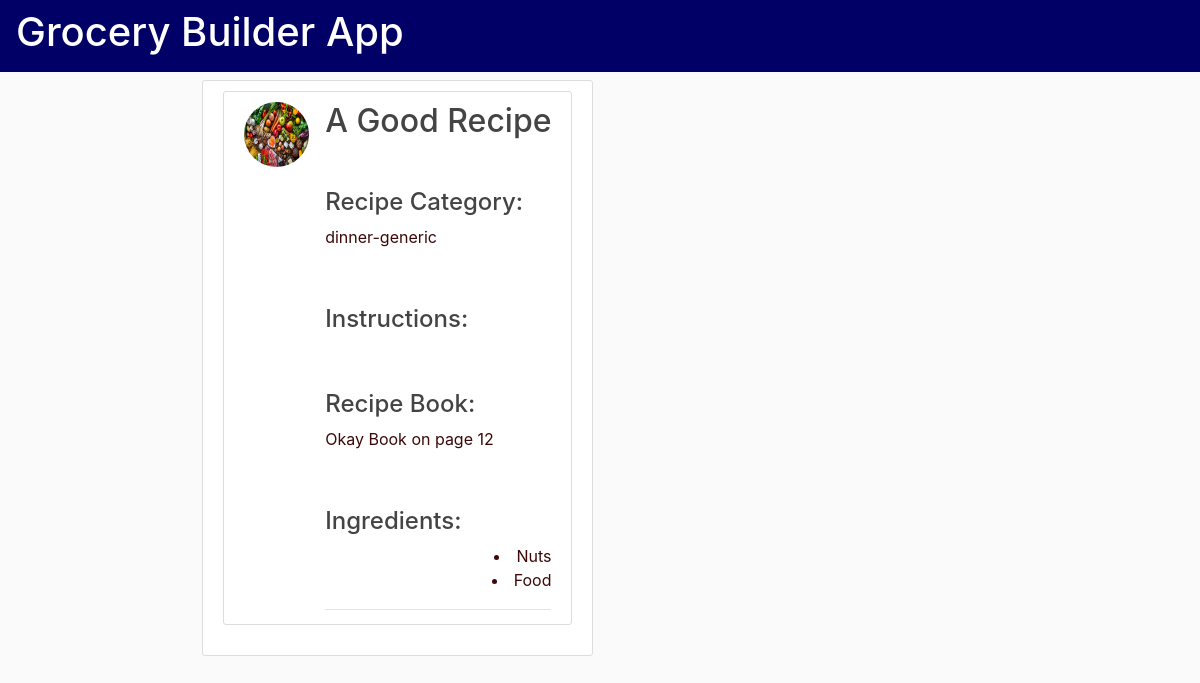
/recipe_list/18, run on the app's committed database.
### recipes/models.py (models this page shows, shortened)
class Recipe(models.Model):
    recipe_name = models.CharField(max_length=100)
    recipe_category = models.ForeignKey(
        'components.RecipeCategory', on_delete=models.CASCADE, related_name='recipe_category')
    recipe_image = models.ImageField(
        blank=True, null=True, default="default.jpg", upload_to="recipe_pics/")
    recipe_instructions = models.TextField(blank=True, null=True)
    recipe_location = models.ForeignKey(
        'components.RecipeBook', on_delete=models.CASCADE, related_name='recipe_location', blank=True, null=True)
    location_page_number = models.IntegerField(blank=True, null=True)
    ingredients = models.ManyToManyField('Ingredient', blank=True)

class Ingredient(models.Model):
    ingredient_name = models.ForeignKey(
        'components.Food', on_delete=models.CASCADE, related_name='ingredient_name')
    ingredient_quantity = models.FloatField()
    quantity_unit = models.ForeignKey(
        'components.MeasuringUnit', on_delete=models.CASCADE, related_name='quantity_unit')
    def __str__(self):
        return self.ingredient_name.food_name

### components/models.py (models this page shows, shortened)
class RecipeCategory(models.Model):
    recipe_category_name = models.CharField(max_length=100)
    def __str__(self):
        return self.recipe_category_name

class RecipeBook(models.Model):
    book_name = models.CharField(max_length=100)
    recipe_book_image = models.ImageField(
        blank=True, null=True, default="default_book.jpg", upload_to="recipe_book_pics/")
    def __str__(self):
        return self.book_name

class Food(models.Model):
    food_name = models.CharField(max_length=100)
    food_category = models.ForeignKey(
        'FoodCategory', on_delete=models.CASCADE, related_name='food_category')
    food_aisle = models.ForeignKey(
        'Aisle', on_delete=models.CASCADE, related_name='food_aisle', blank=True, null=True)
    class Meta():
        ordering = ['food_aisle']

### recipes/views.py (the view)
class RecipeDetail(DetailView):
    model = Recipe

### templates/recipes/recipe_detail.html
{% extends 'base.html' %}
{% load crispy_forms_tags %}
{% block content %}
<div class='content-section'>
    <article class="media content-section">
        <img class="rounded-circle article-img" src="{{ recipe.recipe_image.url }}">
        <div class="media-body">
            <h2>{{ recipe.recipe_name }}</h2>
            <div class="article-metadata">
                <p class="article-content">
                <h4>Recipe Category:</h4> {{ recipe.recipe_category }}</p>
                <p class="article-content">
                <h4>Instructions:</h4> {{ recipe.recipe_instructions }}</p>
                <p class="article-content">
                <h4>Recipe Book:</h4> {{ recipe.recipe_location }} on page
                {{recipe.location_page_number}}
                </p>
                <p class="article-content">
                <h4>Ingredients:</h4> {% for ingred in recipe.ingredients.all %}
                <li style="float: right;">{{ ingred }}</li><br>
                {% endfor %}
                </p>
            </div>
    </article>
</div>
{% endblock %}

### home/static/home/main.css (style rules this page uses)
body { background: #fafafa; color: #3d0808; margin-top: 5rem; }
h1, h2, h3, h4, h5, h6 { color: #444444; }
.content-section { background: #ffffff; padding: 10px 20px; border: 1px solid #dddddd; border-radius: 3px; margin-bottom: 20px; }
.article-content { white-space: pre-line; }
.article-img { height: 65px; width: 65px; margin-right: 16px; }
.article-metadata { padding-bottom: 1px; margin-bottom: 4px; border-bottom: 1px solid #e3e3e3 }

### data on the page
Recipe: recipe_image (placeholder picture), recipe_name "A Good Recipe", recipe_category "dinner-generic", recipe_location "Okay Book", location_page_number "12"
Ingredient: ingredient_name.food_name "Nuts"
Ingredient: ingredient_name.food_name "Food"
